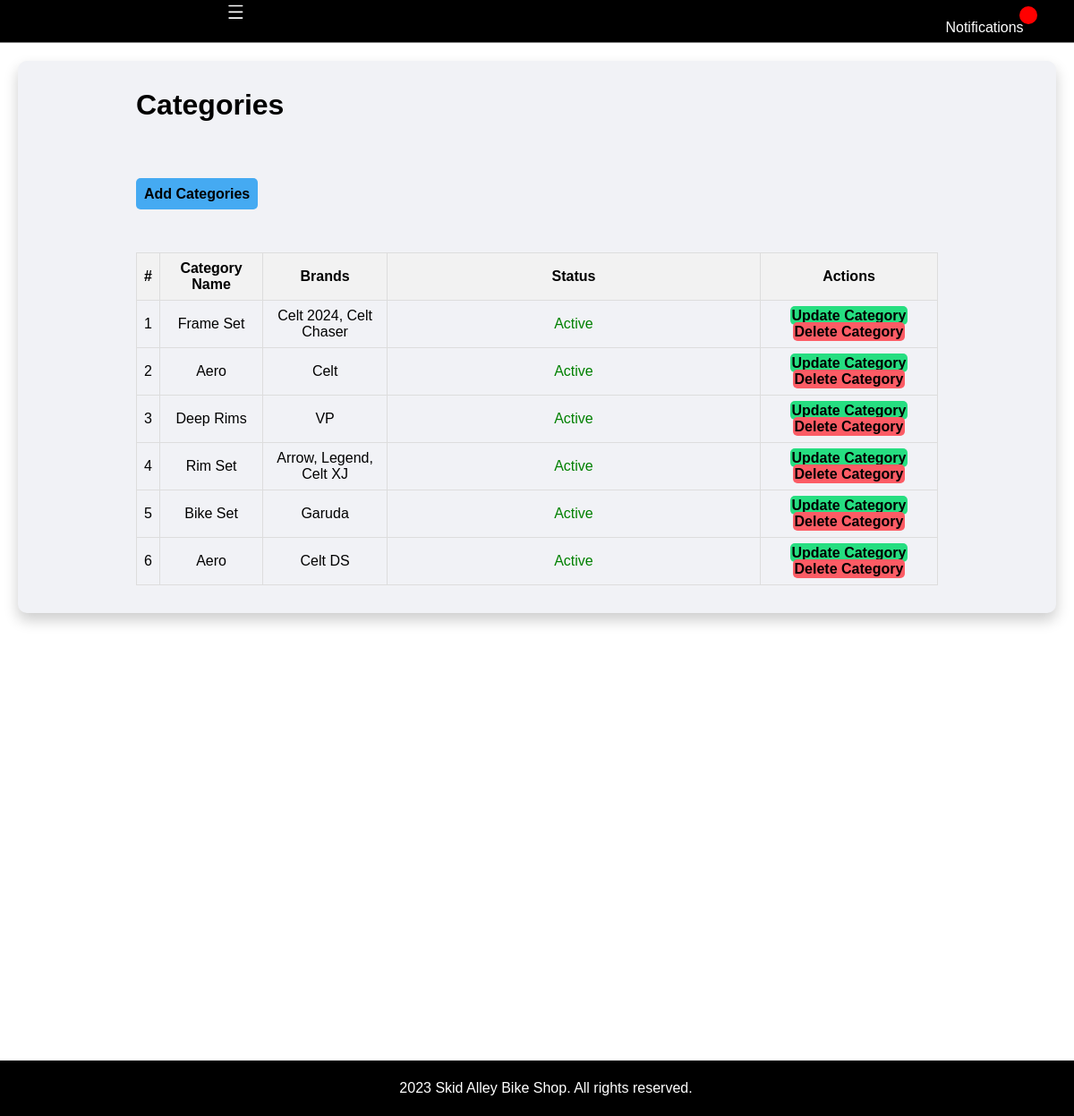
Screenshot of /admin/categories.php (signed in) with the database file from the repository.
### tables this page shows
CREATE TABLE `categories` (
  `id` int(30) NOT NULL,
  `category` varchar(250) NOT NULL,
  `description` varchar(250) NOT NULL,
  `status` tinyint(1) NOT NULL DEFAULT 1,
  `delete_flag` tinyint(1) NOT NULL
);

### admin/categories.php (the view, shortened to what this page needs)
<?php include('partials/menu.php'); ?>
<div class="main-content">
    <div class="wrapper">
        <h1>Categories</h1>
        <br /><br />
        <br><br>
        <a href="<?php echo SITEURL; ?>admin/add-categories.php" class="btn-primary">Add Categories</a>
        <br /><br /><br />
        <table class="tbl-full">
        <tr>
            <th>#</th>
            <th>Category Name</th>
            <th>Brands</th>
            <th>Status</th>
            <th>Actions</th>
        </tr>
        <?php
        $sql = "SELECT * FROM categories";
        $res = mysqli_query($conn, $sql);
        $count = mysqli_num_rows($res);
        $sn = 1;
        if ($count > 0) {
            while ($row = mysqli_fetch_assoc($res)) {
                $id = $row['id'];
                $title = $row['category'];
                $status = $row['status'];
                $status_display = ($status == 1) ? "Active" : "Inactive";
                ?>
                <tr>
                    <td><?php echo $sn++; ?></td>
                    <td><?php echo $title; ?></td>
                    <td>
                        <?php
                        $brands_query = "SELECT bl.name FROM brand_list bl
                                         JOIN category_brands cb ON bl.id = cb.brand_id
                                         WHERE cb.category_id = $id";
                        $brands_result = mysqli_query($conn, $brands_query);
                        if (mysqli_num_rows($brands_result) > 0) {
                            $brand_names = array();
                            while ($brand_row = mysqli_fetch_assoc($brands_result)) {
                                $brand_names[] = $brand_row['name'];
                            }
                            echo implode(", ", $brand_names);
                        } else {
                            echo "No Brands Available";
                        }
                        ?>
                    </td>
                    <td style='color: <?php echo ($status == 1) ? "green" : "red"; ?>;'><?php echo $status_display; ?></td>
                    <td>
                        <a href="<?php echo SITEURL; ?>admin/update-categories.php?id=<?php echo $id; ?>" class='btn-secondary'>Update Category</a>
                        <a href="<?php echo SITEURL; ?>admin/delete-categories.php?id=<?php echo $id; ?>" class="btn-third">Delete Category</a>
                    </td>
                </tr>
            <?php
            }
        } else {
            ?>
            <tr>
                <td colspan='4'><div class='error'>No Category Added.</div></td>
            </tr>
            <?php
        }
        ?>
    </table>
</div>
</div>
<?php include('partials/footer.php'); ?>

### admin/css/admin.css (style rules this page uses)
* { margin: 0; padding: 0; font-family: Arial, Helvetica, sans-serif; }
.wrapper { padding: 1%; width: 80%; margin: 0 auto; }
.tbl-full { width: 100%; border-collapse: collapse; margin-top: 20px; }
.tbl-full th, .tbl-full td { border: 1px solid #dddddd; padding: 8px; text-align: center; }
.tbl-full th { background-color: #f2f2f2; }
table tr th { border-bottom: 1px solid black; padding: 1%; text-align: left; }
table tr td { padding: 1%; }
.btn-primary, .btn-secondary, .btn-third { padding: 8px 15px; text-decoration: none; border-radius: 5px; font-weight: bold; }
.btn-primary { background-color: #45aaf2; padding: 1%; color: black; text-decoration: none; font-weight: bold; }
.btn-secondary { background-color: #26de81; padding: 1%; color: black; text-decoration: none; font-weight: bold; }
.btn-third { background-color: #fc5c65; padding: 1%; color: black; text-decoration: none; font-weight: bold; }
.main-content { background-color: #f1f2f6; border-radius: 10px; box-shadow: 0 8px 16px rgba(0, 0, 0, 0.2); margin: 20px; padding: 20px; }
.tbl-full td:nth-child(4) { width: 400px; }

### rows the page displays
categories: category "Frame Set", brand_names "Celt 2024, Celt Chaser", status "Active"
categories: category "Aero", brand_names "Celt", status "Active"
categories: category "Deep Rims", brand_names "VP", status "Active"
categories: category "Rim Set", brand_names "Arrow, Legend, Celt XJ", status "Active"
categories: category "Bike Set", brand_names "Garuda", status "Active"
categories: category "Aero", brand_names "Celt DS", status "Active"
